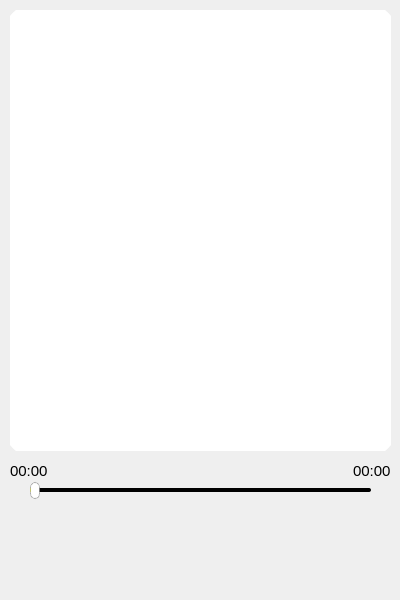
<?xml version="1.0" encoding="UTF-8"?>
<ui version="4.0">
 <class>Widget</class>
 <widget class="QWidget" name="Widget">
  <property name="geometry">
   <rect>
    <x>0</x>
    <y>0</y>
    <width>400</width>
    <height>600</height>
   </rect>
  </property>
  <property name="minimumSize">
   <size>
    <width>400</width>
    <height>600</height>
   </size>
  </property>
  <property name="maximumSize">
   <size>
    <width>400</width>
    <height>600</height>
   </size>
  </property>
  <property name="windowTitle">
   <string>MusicPlayer--wkk</string>
  </property>
  <property name="windowIcon">
   <iconset resource="Resources.qrc">
    <normaloff>:/images/logo.png</normaloff>:/images/logo.png</iconset>
  </property>
  <property name="styleSheet">
   <string notr="true">.QWidget{
	border-top-left-radius:10px;
	border-top-right-radius:10px;
	border-bottom-left-radius:10px;
	border-bottom-right-radius:10px;
}

*{
	border: none;
}

QPushButton{
	border-top-left-radius:10px;
	border-top-right-radius:10px;
	border-bottom-left-radius:10px;
	border-bottom-right-radius:10px;
}

QPushButton:hover{
	background-color : #00a8ff;
}</string>
  </property>
  <widget class="QWidget" name="layoutWidget">
   <property name="geometry">
    <rect>
     <x>0</x>
     <y>500</y>
     <width>401</width>
     <height>91</height>
    </rect>
   </property>
   <layout class="QHBoxLayout" name="horizontalLayout">
    <item>
     <widget class="QPushButton" name="floder">
      <property name="minimumSize">
       <size>
        <width>40</width>
        <height>40</height>
       </size>
      </property>
      <property name="maximumSize">
       <size>
        <width>40</width>
        <height>40</height>
       </size>
      </property>
      <property name="styleSheet">
       <string notr="true">background-image:url(:/images/floder.png);</string>
      </property>
      <property name="text">
       <string/>
      </property>
     </widget>
    </item>
    <item>
     <widget class="QPushButton" name="previous">
      <property name="maximumSize">
       <size>
        <width>40</width>
        <height>40</height>
       </size>
      </property>
      <property name="styleSheet">
       <string notr="true">background-image:url(:/images/previous.png);</string>
      </property>
      <property name="text">
       <string/>
      </property>
     </widget>
    </item>
    <item>
     <widget class="QPushButton" name="playorpause">
      <property name="minimumSize">
       <size>
        <width>40</width>
        <height>40</height>
       </size>
      </property>
      <property name="maximumSize">
       <size>
        <width>40</width>
        <height>40</height>
       </size>
      </property>
      <property name="styleSheet">
       <string notr="true">background-image:url(:/images/play.png);</string>
      </property>
      <property name="text">
       <string/>
      </property>
     </widget>
    </item>
    <item>
     <widget class="QPushButton" name="next">
      <property name="minimumSize">
       <size>
        <width>40</width>
        <height>40</height>
       </size>
      </property>
      <property name="maximumSize">
       <size>
        <width>40</width>
        <height>40</height>
       </size>
      </property>
      <property name="styleSheet">
       <string notr="true">background-image:url(:/images/next.png);</string>
      </property>
      <property name="text">
       <string/>
      </property>
     </widget>
    </item>
    <item>
     <widget class="QPushButton" name="volume">
      <property name="minimumSize">
       <size>
        <width>40</width>
        <height>40</height>
       </size>
      </property>
      <property name="maximumSize">
       <size>
        <width>40</width>
        <height>40</height>
       </size>
      </property>
      <property name="styleSheet">
       <string notr="true">background-image:url(:/images/volume.png);</string>
      </property>
      <property name="text">
       <string/>
      </property>
     </widget>
    </item>
   </layout>
  </widget>
  <widget class="QSlider" name="playprogress">
   <property name="geometry">
    <rect>
     <x>30</x>
     <y>480</y>
     <width>341</width>
     <height>21</height>
    </rect>
   </property>
   <property name="styleSheet">
    <string notr="true">QSlider::groove:horizontal {
  border: 0px solid #bbb;
}
 
QSlider::sub-page:horizontal {
  background: rgb(255,255,0);
  border-radius: 0px;
  margin-top: 8px;
  margin-bottom: 9px;
}
 
QSlider::add-page:horizontal {
  background: rgb(0,0,0);
  border: 0px solid #777; 
  border-radius: 2px; 
  margin-top: 8px; 
  margin-bottom: 9px; 
}
 
QSlider::handle:horizontal { 
  background: rgb(255,255,255); 
  border: 1px solid rgba(102,102,102,102); 
  width: 8px; 
  height: 8px; 
  border-radius: 5px; 
  margin-top: 2px; 
  margin-bottom: 2px; 
}
 
QSlider::handle:horizontal:hover { 
  background: rgb(255,255,0); 
  border: 1px solid rgba(102,102,102,102); 
  border-radius: 5px; 
}
 
QSlider::sub-page:horizontal:disabled { 
  background: #bbb; 
  border-color: #999; 
}
 
QSlider::add-page:horizontal:disabled { 
  background: #eee; 
  border-color: #999; 
}
 
QSlider::handle:horizontal:disabled { 
  background: #eee; 
  border: 1px solid #aaa; 
  border-radius: 4px; 
}</string>
   </property>
   <property name="orientation">
    <enum>Qt::Horizontal</enum>
   </property>
  </widget>
  <widget class="QWidget" name="horizontalLayoutWidget">
   <property name="geometry">
    <rect>
     <x>10</x>
     <y>450</y>
     <width>381</width>
     <height>41</height>
    </rect>
   </property>
   <layout class="QHBoxLayout" name="horizontalLayout_2">
    <item>
     <widget class="QLabel" name="currentTime">
      <property name="font">
       <font>
        <pointsize>11</pointsize>
       </font>
      </property>
      <property name="text">
       <string>00:00</string>
      </property>
     </widget>
    </item>
    <item>
     <spacer name="horizontalSpacer">
      <property name="orientation">
       <enum>Qt::Horizontal</enum>
      </property>
      <property name="sizeHint" stdset="0">
       <size>
        <width>40</width>
        <height>20</height>
       </size>
      </property>
     </spacer>
    </item>
    <item>
     <widget class="QLabel" name="totalTime">
      <property name="font">
       <font>
        <pointsize>11</pointsize>
       </font>
      </property>
      <property name="text">
       <string>00:00</string>
      </property>
     </widget>
    </item>
   </layout>
  </widget>
  <widget class="QListWidget" name="contentList">
   <property name="geometry">
    <rect>
     <x>10</x>
     <y>10</y>
     <width>381</width>
     <height>441</height>
    </rect>
   </property>
   <property name="styleSheet">
    <string notr="true">.QListWidget {
	font: 25 9pt &quot;Microsoft YaHei&quot;;
	border: 15px solid white; /* 设置边框的大小，样式，颜色 */
	border-radius: 10px;
}</string>
   </property>
  </widget>
 </widget>
 <resources>
  <include location="Resources.qrc"/>
 </resources>
 <connections/>
</ui>
